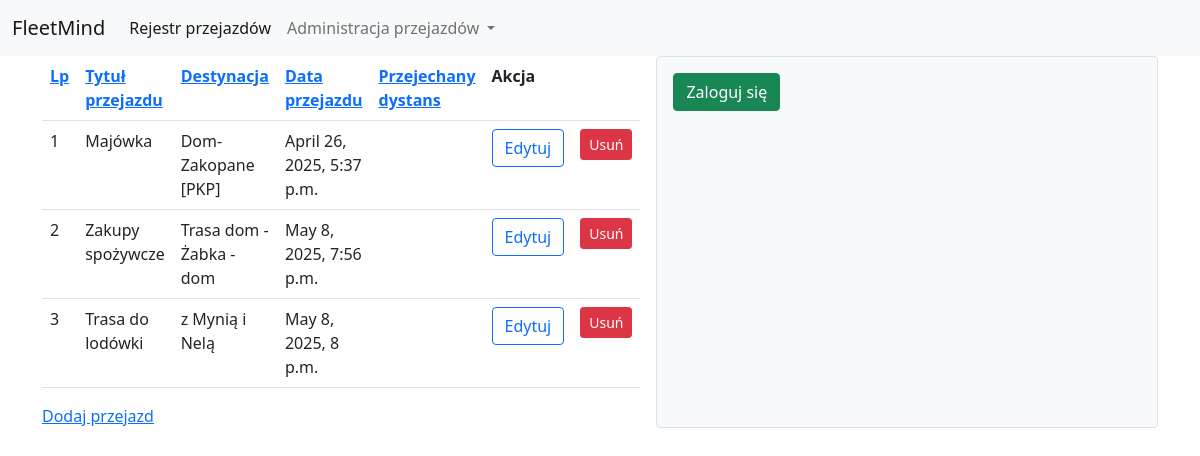
/posts/, run on the app's committed database.
### Fleet/models.py (models this page shows)
class Post(models.Model):
    title = models.CharField(max_length=200)
    content = models.TextField()
    create_at = models.DateTimeField(auto_now_add=True)
    author = models.ForeignKey(User, on_delete=models.CASCADE)

### Fleet/views.py (the view)
# urls.py: path('posts/', post_list, name='post_list'),
def post_list(request):
    sort = request.GET.get('sort', 'id')
    posts = Post.objects.all().order_by(sort)
    return render(request, 'Fleet/table.html', {'posts': posts})

### Fleet/templates/Fleet/table.html (shortened to what this page needs)
{% extends "Fleet/base.html" %}
{% block content %}
{% if posts %}
    <table class = "table              table-hover">
        <tr>
            <th><a href="?sort=id">Lp</a>
            <th><a href="?sort=title">Tytuł przejazdu</a>
            <th><a href="?sort=content">Destynacja</a>
            <th><a href="?sort=create_at">Data przejazdu</a>
            <th><a href="?sort=distance">Przejechany dystans</a>
            <th colspan="2">Akcja
        {% for post in posts %}
        <tr id="post-{{ post.id }}">
            <td>{{ post.id }}
            <td>{{ post.title }}
            <td>{{ post.content }}
            <td>{{ post.create_at }}
            <td>{{ post.distance }}
            <td><a href="{% url 'update_post' post.id %}" class="btn btn-outline-primary">Edytuj</a>
            <td>
                <button class="btn btn-danger btn-sm" data-bs-toggle="modal" data-bs-target="#deleteModal"
                        data-id="{{ post.id }}" data-title="{{ post.title }}">Usuń
                </button>
        {% endfor %}
    </table>
 <a href="{% url 'create_post' %}">Dodaj przejazd</a>
{% else %}
    <h4>Brak danych</h4>
{% endif %}
{% endblock %}

### data on the page
Post: id "1", title "Majówka", content "Dom-Zakopane [PKP]", create_at "April 26, 2025, 5:37 p.m."
Post: id "2", title "Zakupy spożywcze", content "Trasa dom - Żabka - dom", create_at "May 8, 2025, 7:56 p.m."
Post: id "3", title "Trasa do lodówki", content "z Mynią i Nelą", create_at "May 8, 2025, 8 p.m."
